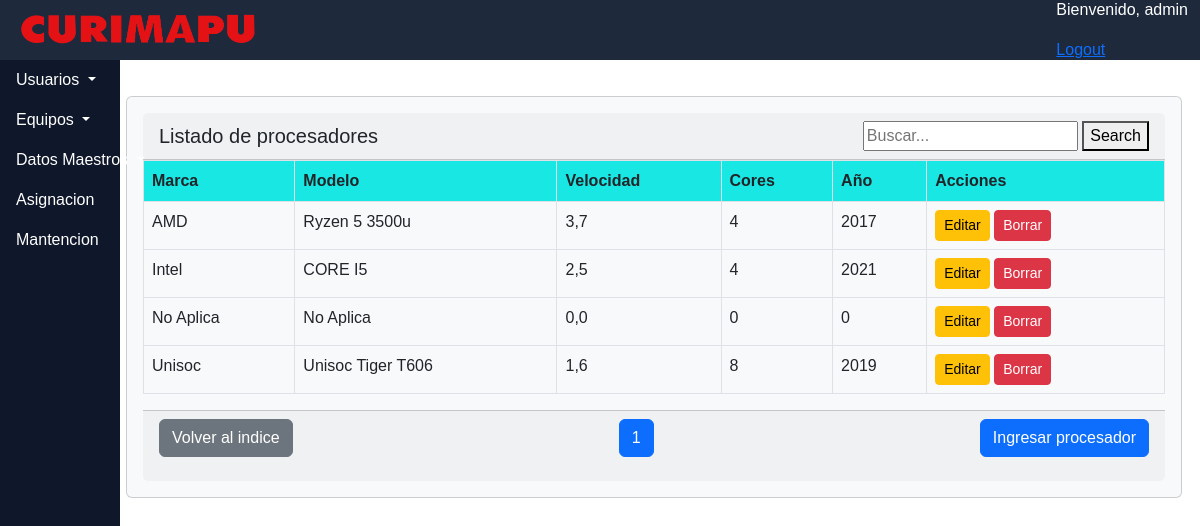
The app's page /dashboard/panel_procesadores.html (signed in) with its own data.
### dashboard/models.py (models this page shows, shortened)
class Procesador(models.Model):
    marca_procesador = models.CharField(choices=listado_procesadores,max_length=20,verbose_name='Marca Procesador')
    modelo_p = models.CharField(max_length=20,verbose_name='Modelo')
    ghz = models.DecimalField(max_digits=2,decimal_places=1,verbose_name='Ghz')
    nucleos = models.IntegerField(verbose_name='Cores')
    año_mf = models.IntegerField(verbose_name='Año manufactura')
    class Meta:
        ordering = ['marca_procesador']

### dashboard/views.py (the view, shortened to what this page needs)
# urls.py: path('panel_procesadores.html',panel_procesadores.as_view(),name ='panel_procesadores'),
@method_decorator(login_required, name='dispatch' )
class panel_procesadores(ListView):
    context_object_name = 'panel_procesadores'
    template_name = 'dashboard/panel_procesadores.html'
    paginate_by = 20
    search_form = SearchForm
    def get_queryset(self):
        queryset = Procesador.objects.order_by('marca_procesador')
        query = self.request.GET.get('query')
        return queryset
    def get_context_data(self, **kwargs):
        context = super(panel_procesadores, self).get_context_data(**kwargs)
        context['search_form'] = self.search_form(self.request.GET or None)
        return context

### dashboard/forms.py
class SearchForm(forms.Form):
    query = forms.CharField(label='', widget=forms.TextInput(attrs={'placeholder': 'Buscar...'}))

### dashboard/templates/dashboard/panel_procesadores.html (shortened to what this page needs)
{% extends "dashboard/base.html" %}
{% load crispy_forms_tags %}
{% load static %}
{% block content %}
<div class="card text-dark bg-light mb-3">
  <div class="card-body">
    <div class="card-header d-flex justify-content-between align-items-center">
      <h5 class="mb-0">Listado de procesadores</h5>
      <form method="GET" class="search-form">
        <input type="text" name="query" value="{{ search_form.value }}" placeholder="Buscar...">
        <button type="submit">Search</button>
    </form>
    </div>
      <div class="table-responsive" style="max-height: calc(100vh - 270px); overflow-y: auto;">
        <table class="table table-hover table-bordered">
            <thead style="background-color: rgb(25, 231, 227);">
            <tr>
                <th>Marca</th>
                <th>Modelo</th>
                <th>Velocidad</th>
                <th>Cores</th>
                <th>Año</th>
                <th>Acciones</th>
            </tr>
        </thead>
        <tbody>
            {% for Procesador in object_list %}
            <tr class="table-hover">
                <td>{{ Procesador.marca_procesador }} </td>
                <td>{{ Procesador.modelo_p }}</td>
                <td>{{ Procesador.ghz }}</td>
                <td>{{ Procesador.nucleos }}</td>
                <td>{{ Procesador.año_mf }}</td>
                <td><a href="{% url "dashboard:editpro" Procesador.pk %}" class="btn btn-warning btn-sm">Editar</a>
                    <a href="{% url "dashboard:deletpro" Procesador.pk %}" class="btn btn-danger btn-sm">Borrar</a>
                </td>
            </tr>
            {% endfor %}
        </tbody>
    </table>
</div>
<div class="card-footer">
<div class="pagination d-flex justify-content-between">
  <p>
    <a href="{% url "dashboard:index" %}" class="btn btn-secondary">Volver al indice</a>
</p>
  <ul class="pagination">
    {% for num in page_obj.paginator.page_range %}
      {% if page_obj.number == num %}
        <li class="page-item active"><a class="page-link" href="?page={{ num }}">{{ num }}</a></li>
      {% elif num > page_obj.number|add:'-3' and num < page_obj.number|add:'3' %}
        <li class="page-item"><a class="page-link" href="?page={{ num }}">{{ num }}</a></li>
      {% endif %}
    {% endfor %}
  </ul>
    <p>
        <button type="button" class="btn btn-primary" onclick="location.href='{% url 'dashboard:newpro' %}'">Ingresar procesador</button>
    </p>
</div>
</div>
</div>
{% endblock %}

### dashboard/templates/dashboard/base.html (shortened to what this page needs)
<!DOCTYPE html>
<html lang="es">
<html>
    <head>
        {% load static %}
            <link href="
            https://cdn.jsdelivr.net/npm/bootstrap@5.2.3/dist/css/bootstrap.min.css
            " rel="stylesheet">
    </head>
<body>
    <header>
        {% block header %}
        <nav class="navbar navbar-expand-lg navbar-dark fixed-top" style="background-color: rgb(30 41 59); z-index:2;">
            <div class="container-fluid">
                <a class="navbar-brand" href="{% url "dashboard:index" %}">
                        <img src="{% static '/img/logocurimapu.png' %}" alt="Curimapu" width="250px" height="40px">
                </a>
                <div class ="d-flex justify-content-between">
                  <div class = "ml-auto">
                  <p style="color: white;">Bienvenido, {{ request.user.username }}</p>
                  <a href="{% url 'dashboard:logout' %}">Logout</a>
                </div>
              </div>
                </div>
        </nav>
        {% endblock %}
    </header>
    {% block side %}
    <div class="sidebar">
      <ul class="nav flex-column">
        <li class="nav-item dropdown">
          <a class="nav-link dropdown-toggle" href="#" id="usuariosDropdown" role="button" data-bs-toggle="dropdown" aria-expanded="false">
            Usuarios
          </a>
        </li>
        <li class="nav-item dropdown">
          <a class="nav-link dropdown-toggle" href="#" id="equiposDropdown" role="button" data-bs-toggle="dropdown" aria-expanded="false">
            Equipos
          </a>
        </li>
        <li class="nav-item dropdown">
          <a class="nav-link dropdown-toggle" href="#" id="datosMaestrosDropdown" role="button" data-bs-toggle="dropdown" aria-expanded="false">
            Datos Maestros
          </a>
        </li>
        <li class="nav-item">
          <a class="nav-link" href="{% url "dashboard:panel_asignacion" %}">Asignacion</a>
        </li>
        <li class="nav-item">
          <a class="nav-link" href="{% url "dashboard:panel_mantencion" %}">Mantencion</a>
        </li>
      </ul>
    </div>
    {% endblock %}
    <main>
        {% block content %}{% endblock %}
    </main>
</body>
</html>

### dashboard/templates/dashboard/base.html (style rules this page uses)
body { font-family: 'OpenSans-Light', sans-serif; }
.sidebar { width: 12.5%; background-color: rgb(15, 23, 42); height: 100dvh; position: fixed; width: 10%; top: 1; left: 0; z-index: 1; }
.navbar { position: fixed; top: 0; left: 0%; width: 100%; height: 60px; z-index: 1; }
.nav-link { color: #fff; }
main { margin-top: 60px; margin-left: 10.5%; width: 88%; padding-top: 20px; z-index: 1; }

### records on screen
Procesador: marca_procesador "AMD", modelo_p "Ryzen 5 3500u", ghz "3,7", nucleos "4", año_mf "2017"
Procesador: marca_procesador "Intel", modelo_p "CORE I5", ghz "2,5", nucleos "4", año_mf "2021"
Procesador: marca_procesador "No Aplica", modelo_p "No Aplica", ghz "0,0", nucleos "0", año_mf "0"
Procesador: marca_procesador "Unisoc", modelo_p "Unisoc Tiger T606", ghz "1,6", nucleos "8", año_mf "2019"

### other values on screen
{{ request.user.username }} "admin"
{{ num }} "1"
